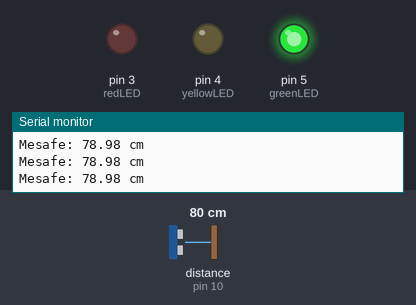
Recording of a sketch running on a simulated Arduino Uno, built with avr-gcc and run on an emulated ATmega328P. Shown: output pins drawn as LEDs (lit = HIGH), the last lines printed to the serial monitor. Wiring (inferred from the names in the program): ultrasonic range finder: trigger pin 9; echo pin 10. Dashed ring = blinking. The inputs (shaded band) are chosen by the test bench; at power-on: distance to the obstacle (sensor on pin 10) 80 cm. The echo pulse lasts 58.3 µs per cm; pins used as bus, display or sensor lines are not drawn.

Above: at 1.2 s.
1.3 s: distance to the obstacle (sensor on pin 10) set to 2 cm
At 1.63 s:
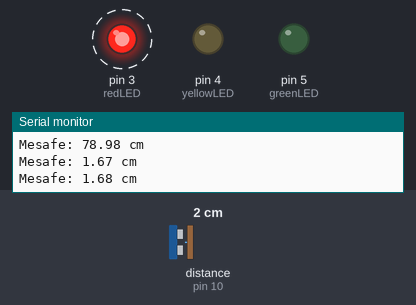
4.3 s: distance to the obstacle (sensor on pin 10) set to 4 cm
At 5.2 s:
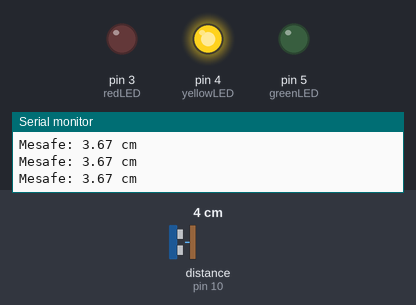
5.8 s: distance to the obstacle (sensor on pin 10) set to 9 cm
At 7.0 s:
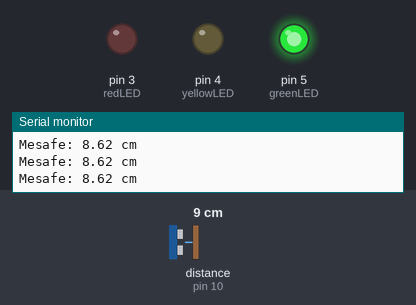
Timing chart, 0 to 8.8 s (numbered marks = the images above; inputs shaded):
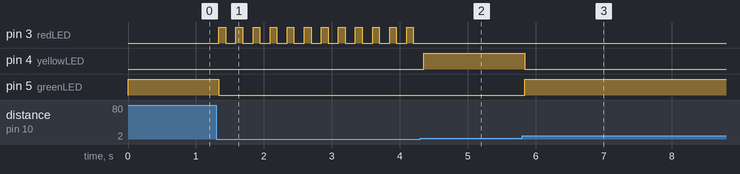

The sketch:

araba-park-sensoru.ino
```cpp
int trigPin = 9;
int echoPin = 10;

int redLED = 3;
int yellowLED = 4;
int greenLED = 5;

void setup() {
  pinMode(trigPin, OUTPUT);
  pinMode(echoPin, INPUT);

  pinMode(redLED, OUTPUT);
  pinMode(yellowLED, OUTPUT);
  pinMode(greenLED, OUTPUT);

  Serial.begin(9600);
}

void loop() {

  // Mesafe ölçümü
  digitalWrite(trigPin, LOW);
  delayMicroseconds(2);

  digitalWrite(trigPin, HIGH);
  delayMicroseconds(10);
  digitalWrite(trigPin, LOW);

  long sure = pulseIn(echoPin, HIGH);
  float mesafe = sure * 0.034 / 2;

  Serial.print("Mesafe: ");
  Serial.print(mesafe);
  Serial.println(" cm");

  digitalWrite(redLED, LOW);
  digitalWrite(yellowLED, LOW);
  digitalWrite(greenLED, LOW);

  // Mesafeye göre davranışları
  if (mesafe < 2.5) {

    // Kırmızı titreşim-araba aşırı yakın
    digitalWrite(redLED, HIGH);
    delay(100);
    digitalWrite(redLED, LOW);
    delay(100);

  }
  else if (mesafe < 3.5) {

    // Sabit kırmızı-araba çok yakın olmaya başladı
    digitalWrite(redLED, HIGH);

  }
  // sabit sarı-araba orta mesafede
  else if (mesafe < 4.5) {


    digitalWrite(yellowLED, HIGH);

  }
  //sabit yeşil-araba uzakta, mesafe çok
  else {
    digitalWrite(greenLED, HIGH);
  }

  delay(50);
}
```

Measured:
- after the input at 1.3 s, pin 3 (redLED): alternates HIGH for 0.10 s and LOW for 0.15 s, starting at once; pin 5 (greenLED): HIGH → LOW at once
- after the input at 4.3 s, pin 3 (redLED): stops changing and stays LOW; pin 4 (yellowLED): LOW → HIGH after 0.05 s
- after the input at 5.8 s, pin 4 (yellowLED): HIGH → LOW at once; pin 5 (greenLED): LOW → HIGH at once
